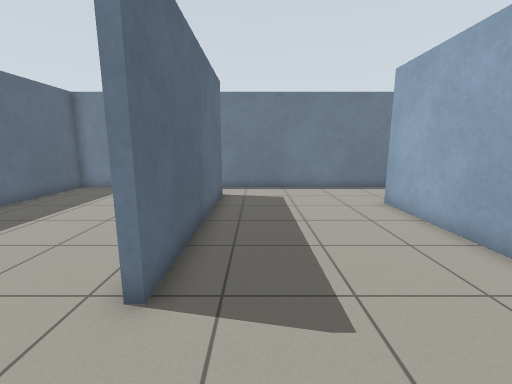
[1] (above)

13 first-person views from a walk through a world built for the Gazebo simulator. The camera is 1.1 m above the floor, tilts 10° down and sees 90° across. The floor is counted in squares, 0.5 m on a side. Each view is taken from the middle of a square. On the plan, view 1 faces up. The plan holds only what a view shows up to about 16 squares ahead; the rest is blank. Robots are left out.

[2]
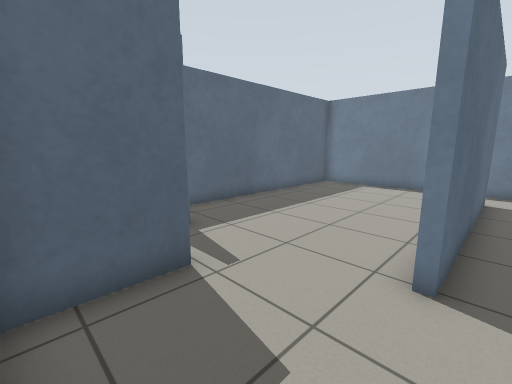

[3]
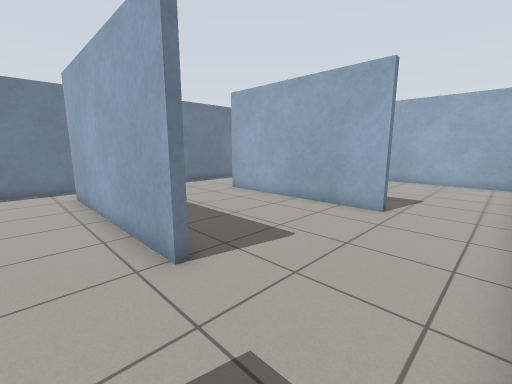

[4]
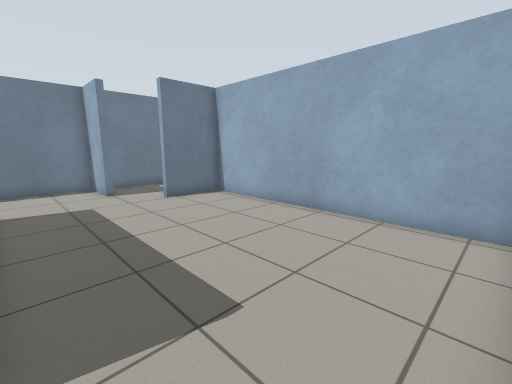

[5]
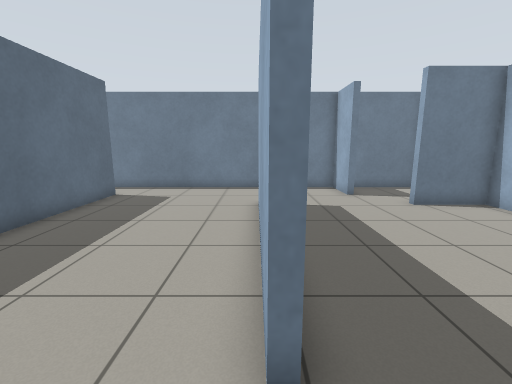

[6]
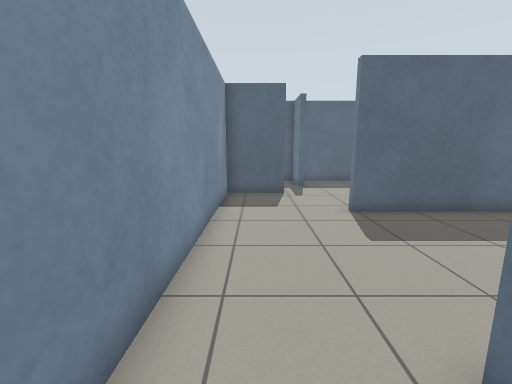

[7]
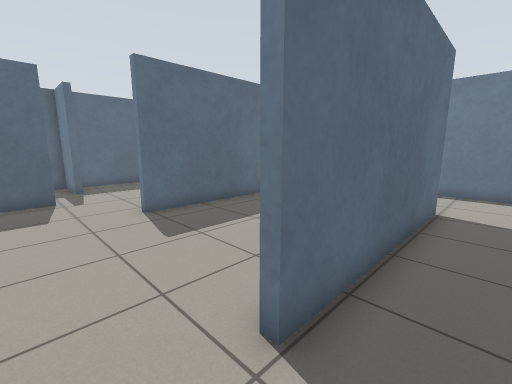

[8]
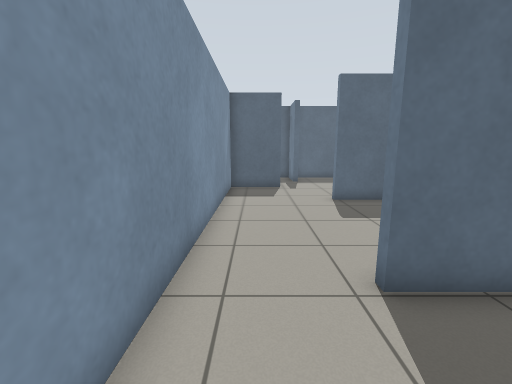

[9]
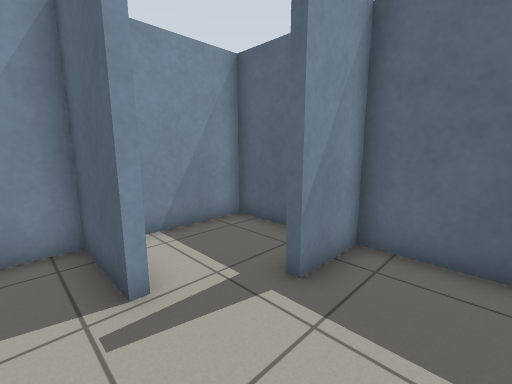

[10]
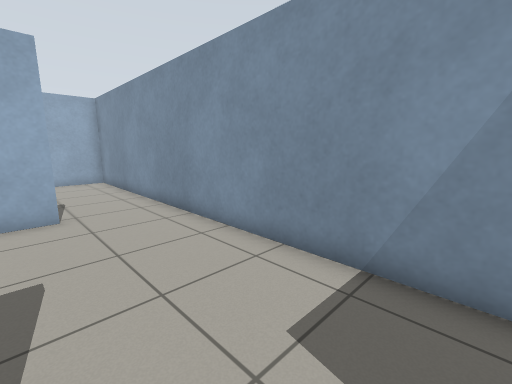

[11]
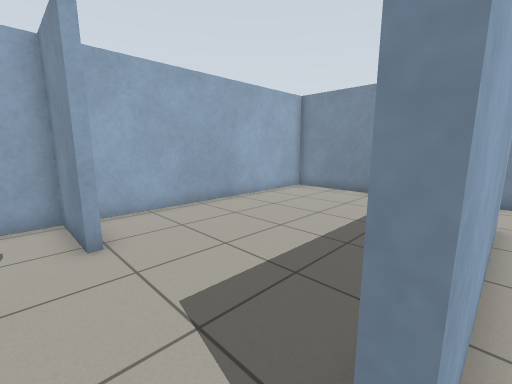

[12]
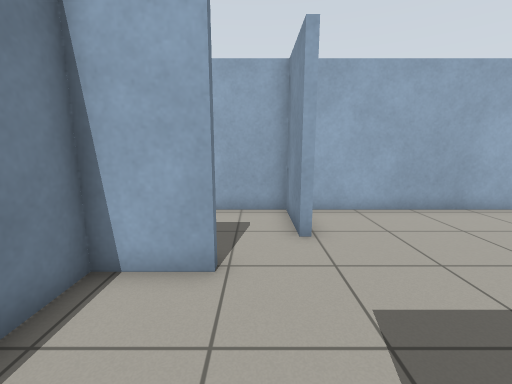

[13]
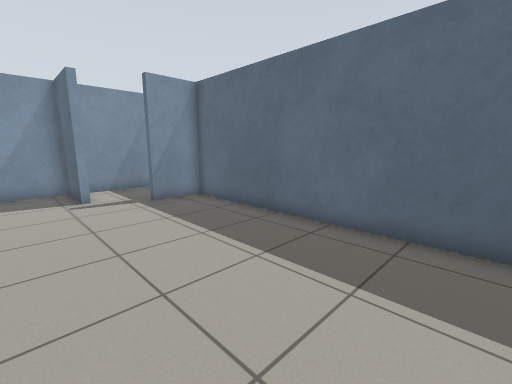

### Floor plan
Ten units are one square. View 1 is at (0, 0); x grows to the right and y downward. Boxes are objects, and circles mark ways between rooms. Rooms are numbered by the first view taken in them; rooms with no view inside come last. Other rooms are left out.
<svg viewBox="-101 -145 244 164">
<path fill="none" stroke="#000" d="M-19 -33 -19 -45M54 -20 51 -20 51 -100 54 -100M-51 -13 -51 14 56 14M-16 -119 -16 -33M55 -140 -24 -140M54 -100 54 -20M96 -117 92 -117 92 -140 55 -140M56 14 138 14 138 -96 111 -96 111 -100 138 -100 138 -125M136 -140 101 -140M-72 -24 -96 -24 -96 14 -59 14M-19 -45 -19 -119M-55 -13 -51 -13M-24 -140 -96 -140 -96 -27 -72 -27"/>
<circle cx="50" cy="-115" r="3" fill="#2a7"/>
<circle cx="50" cy="0" r="3" fill="#2a7"/>
<circle cx="-20" cy="-125" r="3" fill="#2a7"/>
<circle cx="-37" cy="-30" r="3" fill="#2a7"/>
<text x="10" y="-50">1</text>
<text x="90" y="-60">2</text>
<text x="-60" y="-70">3</text>
</svg>
Room 1 opens to room 2. Room 1 opens to room 3.

Where each view was taken, in squares from view 1:
view 1: 0 up, 0 right, facing up
view 2: 1 down, 1 left, facing up-left
view 3: 1 down, 4 left, facing up-right
view 4: 1 down, 6 right, facing up-right
view 5: 0 up, 5 right, facing up
view 6: 0 up, 7 right, facing left
view 7: 0 up, 7 right, facing up-left
view 8: 0 up, 9 right, facing left
view 9: 5 up, 4 left, facing down-left
view 10: 3 up, 4 left, facing down-right
view 11: 11 up, 5 right, facing down-right
view 12: 11 up, 5 right, facing right
view 13: 13 up, 3 left, facing down-left
